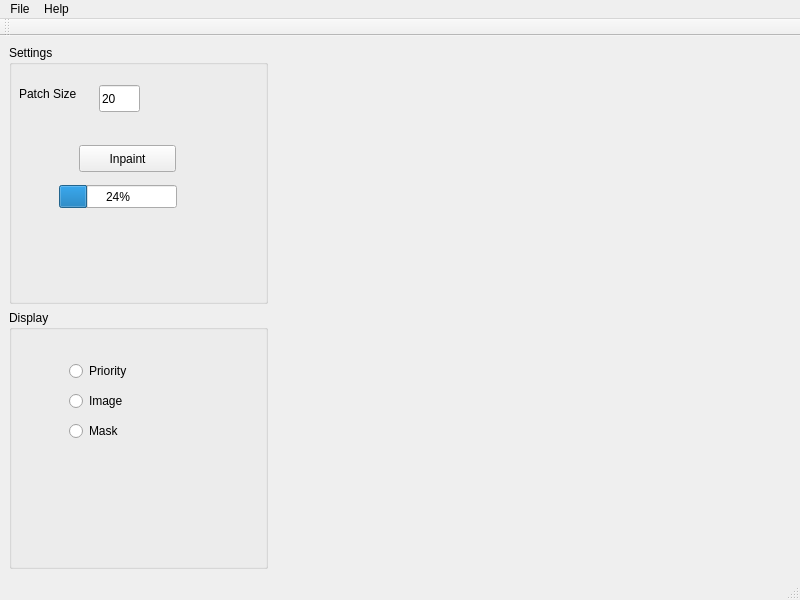
<?xml version="1.0" encoding="UTF-8"?>
<ui version="4.0">
 <class>Form</class>
 <widget class="QMainWindow" name="Form">
  <property name="geometry">
   <rect>
    <x>0</x>
    <y>0</y>
    <width>800</width>
    <height>600</height>
   </rect>
  </property>
  <property name="windowTitle">
   <string>Criminisi Inpainting</string>
  </property>
  <widget class="QWidget" name="centralwidget">
   <layout class="QGridLayout" name="gridLayout">
    <item row="0" column="0">
     <layout class="QHBoxLayout" name="horizontalLayout" stretch="1,2">
      <item>
       <layout class="QVBoxLayout" name="verticalLayout">
        <item>
         <widget class="QGroupBox" name="groupBox">
          <property name="title">
           <string>Settings</string>
          </property>
          <widget class="QLabel" name="label">
           <property name="geometry">
            <rect>
             <x>10</x>
             <y>40</y>
             <width>67</width>
             <height>17</height>
            </rect>
           </property>
           <property name="text">
            <string>Patch Size</string>
           </property>
          </widget>
          <widget class="QLineEdit" name="txtPatchSize">
           <property name="geometry">
            <rect>
             <x>90</x>
             <y>40</y>
             <width>41</width>
             <height>27</height>
            </rect>
           </property>
           <property name="toolTip">
            <string>Sets the width/height of a square patch</string>
           </property>
           <property name="text">
            <string>20</string>
           </property>
          </widget>
          <widget class="QPushButton" name="btnInpaint">
           <property name="geometry">
            <rect>
             <x>70</x>
             <y>100</y>
             <width>97</width>
             <height>27</height>
            </rect>
           </property>
           <property name="text">
            <string>Inpaint</string>
           </property>
          </widget>
          <widget class="QProgressBar" name="progressBar">
           <property name="geometry">
            <rect>
             <x>50</x>
             <y>140</y>
             <width>118</width>
             <height>23</height>
            </rect>
           </property>
           <property name="value">
            <number>24</number>
           </property>
          </widget>
         </widget>
        </item>
        <item>
         <widget class="QGroupBox" name="groupBox_2">
          <property name="title">
           <string>Display</string>
          </property>
          <widget class="QRadioButton" name="radPriority">
           <property name="geometry">
            <rect>
             <x>60</x>
             <y>50</y>
             <width>114</width>
             <height>22</height>
            </rect>
           </property>
           <property name="text">
            <string>Priority</string>
           </property>
          </widget>
          <widget class="QRadioButton" name="radImage">
           <property name="geometry">
            <rect>
             <x>60</x>
             <y>80</y>
             <width>114</width>
             <height>22</height>
            </rect>
           </property>
           <property name="text">
            <string>Image</string>
           </property>
          </widget>
          <widget class="QRadioButton" name="radMask">
           <property name="geometry">
            <rect>
             <x>60</x>
             <y>110</y>
             <width>114</width>
             <height>22</height>
            </rect>
           </property>
           <property name="text">
            <string>Mask</string>
           </property>
          </widget>
         </widget>
        </item>
       </layout>
      </item>
      <item>
       <widget class="QVTKWidget" name="qvtkWidget" native="true"/>
      </item>
     </layout>
    </item>
   </layout>
  </widget>
  <widget class="QMenuBar" name="menubar">
   <property name="geometry">
    <rect>
     <x>0</x>
     <y>0</y>
     <width>800</width>
     <height>25</height>
    </rect>
   </property>
   <widget class="QMenu" name="menuLeft_Pane">
    <property name="title">
     <string>File</string>
    </property>
    <addaction name="actionOpenImage"/>
    <addaction name="actionOpenMask"/>
    <addaction name="actionFlipImage"/>
    <addaction name="actionSaveResult"/>
    <addaction name="actionQuit"/>
   </widget>
   <widget class="QMenu" name="menuHelp">
    <property name="title">
     <string>Help</string>
    </property>
    <addaction name="actionHelp"/>
   </widget>
   <addaction name="menuLeft_Pane"/>
   <addaction name="menuHelp"/>
  </widget>
  <widget class="QStatusBar" name="statusbar"/>
  <widget class="QToolBar" name="toolBar">
   <property name="windowTitle">
    <string>toolBar</string>
   </property>
   <attribute name="toolBarArea">
    <enum>TopToolBarArea</enum>
   </attribute>
   <attribute name="toolBarBreak">
    <bool>false</bool>
   </attribute>
  </widget>
  <action name="actionOpenImage">
   <property name="text">
    <string>Open Image</string>
   </property>
  </action>
  <action name="actionSavePointsLeft">
   <property name="text">
    <string>Save Points</string>
   </property>
  </action>
  <action name="actionSavePointsRight">
   <property name="text">
    <string>Save Points</string>
   </property>
  </action>
  <action name="actionOpenImageRight">
   <property name="text">
    <string>Open Image</string>
   </property>
  </action>
  <action name="actionLoadPointsLeft">
   <property name="text">
    <string>Load Points</string>
   </property>
  </action>
  <action name="actionLoadPointsRight">
   <property name="text">
    <string>Load Points</string>
   </property>
  </action>
  <action name="actionHelp">
   <property name="text">
    <string>Help</string>
   </property>
  </action>
  <action name="actionQuit">
   <property name="text">
    <string>Quit</string>
   </property>
  </action>
  <action name="actionOpenPointCloudLeft">
   <property name="text">
    <string>Open PointCloud</string>
   </property>
  </action>
  <action name="actionOpenPointCloudRight">
   <property name="text">
    <string>Open PointCloud</string>
   </property>
  </action>
  <action name="actionFlipImage">
   <property name="text">
    <string>Flip Image</string>
   </property>
  </action>
  <action name="actionFlipRightImage">
   <property name="text">
    <string>Flip Right Image</string>
   </property>
  </action>
  <action name="actionSaveResult">
   <property name="text">
    <string>Save Result</string>
   </property>
  </action>
  <action name="actionOpenMask">
   <property name="text">
    <string>Open Mask</string>
   </property>
  </action>
 </widget>
 <customwidgets>
  <customwidget>
   <class>QVTKWidget</class>
   <extends>QWidget</extends>
   <header>QVTKWidget.h</header>
  </customwidget>
 </customwidgets>
 <resources/>
 <connections/>
</ui>
